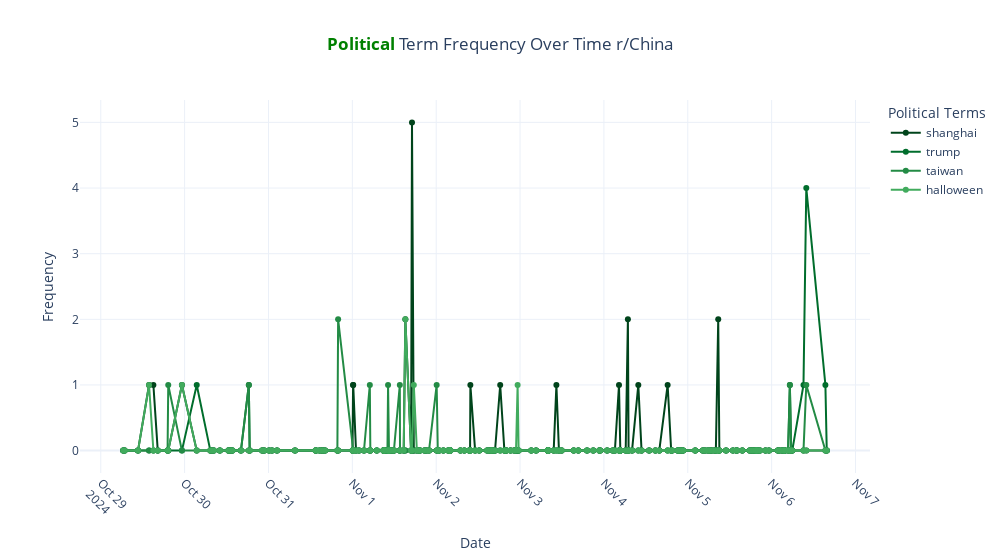
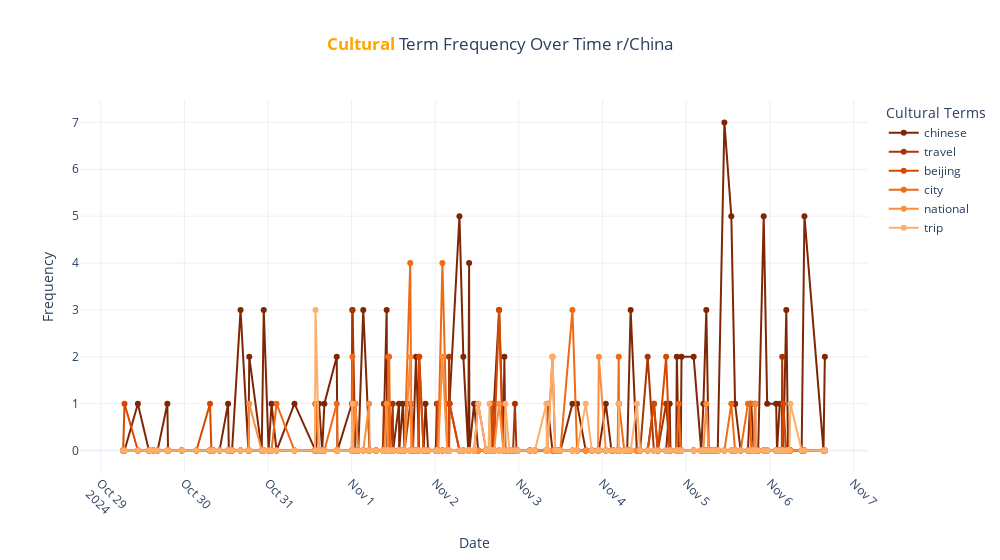

Here is the notebook cell these charts were saved with, in order:
### Code cell
#F9A34E
plot_word_timeseries_df_cat_plotly_test(china_df, china_top_terms[1:11], 'China')

### Figure 1 — Plotly figure (JSON) as saved in the notebook; plotly's stock layout.template omitted (floating-point values rounded to 4 significant figures; data arrays with more than 128 entries replaced by an {"elided": "..."} marker saying what was removed)
{"data": [{"line": {"color": "rgb(0,68,27)", "width": 2}, "marker": {"color": "rgb(0,68,27)"}, "mode": "lines+markers", "name": "shanghai", "type": "scatter", "x": {"elided": "182 str values"}, "y": {"elided": "182 int values"}}, {"line": {"color": "rgb(0,109,44)", "width": 2}, "marker": {"color": "rgb(0,109,44)"}, "mode": "lines+markers", "name": "trump", "type": "scatter", "x": {"elided": "182 str values"}, "y": {"elided": "182 int values"}}, {"line": {"color": "rgb(35,139,69)", "width": 2}, "marker": {"color": "rgb(35,139,69)"}, "mode": "lines+markers", "name": "taiwan", "type": "scatter", "x": {"elided": "182 str values"}, "y": {"elided": "182 int values"}}, {"line": {"color": "rgb(65,171,93)", "width": 2}, "marker": {"color": "rgb(65,171,93)"}, "mode": "lines+markers", "name": "halloween", "type": "scatter", "x": {"elided": "182 str values"}, "y": {"elided": "182 int values"}}], "layout": {"legend": {"title": {"text": "Political Terms"}}, "title": {"text": "<span style='color:green;'><b>Political</b></span> Term Frequency Over Time r/China", "x": 0.5, "xanchor": "center"}, "width": 1000, "xaxis": {"tickangle": 45, "title": {"text": "Date"}}, "yaxis": {"title": {"text": "Frequency"}}}}

### Figure 2 — Plotly figure (JSON) as saved in the notebook; plotly's stock layout.template omitted (floating-point values rounded to 4 significant figures; data arrays with more than 128 entries replaced by an {"elided": "..."} marker saying what was removed)
{"data": [{"line": {"color": "rgb(127,39,4)", "width": 2}, "marker": {"color": "rgb(127,39,4)"}, "mode": "lines+markers", "name": "chinese", "type": "scatter", "x": {"elided": "182 str values"}, "y": {"elided": "182 int values"}}, {"line": {"color": "rgb(166,54,3)", "width": 2}, "marker": {"color": "rgb(166,54,3)"}, "mode": "lines+markers", "name": "travel", "type": "scatter", "x": {"elided": "182 str values"}, "y": {"elided": "182 int values"}}, {"line": {"color": "rgb(217,72,1)", "width": 2}, "marker": {"color": "rgb(217,72,1)"}, "mode": "lines+markers", "name": "beijing", "type": "scatter", "x": {"elided": "182 str values"}, "y": {"elided": "182 int values"}}, {"line": {"color": "rgb(241,105,19)", "width": 2}, "marker": {"color": "rgb(241,105,19)"}, "mode": "lines+markers", "name": "city", "type": "scatter", "x": {"elided": "182 str values"}, "y": {"elided": "182 int values"}}, {"line": {"color": "rgb(253,141,60)", "width": 2}, "marker": {"color": "rgb(253,141,60)"}, "mode": "lines+markers", "name": "national", "type": "scatter", "x": {"elided": "182 str values"}, "y": {"elided": "182 int values"}}, {"line": {"color": "rgb(253,174,107)", "width": 2}, "marker": {"color": "rgb(253,174,107)"}, "mode": "lines+markers", "name": "trip", "type": "scatter", "x": {"elided": "182 str values"}, "y": {"elided": "182 int values"}}], "layout": {"legend": {"title": {"text": "Cultural Terms"}}, "title": {"text": "<span style='color:orange;'><b>Cultural</b></span> Term Frequency Over Time r/China", "x": 0.5, "xanchor": "center"}, "width": 1000, "xaxis": {"tickangle": 45, "title": {"text": "Date"}}, "yaxis": {"title": {"text": "Frequency"}}}}
